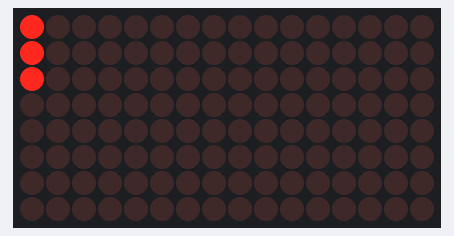
Bench run of a sketch on a simulated Arduino Uno, built with avr-gcc and run on an emulated ATmega328P. On the bench: 16×8 LED matrix. What the sketch prints to the serial monitor is not drawn.

Above: at 0.16 s.
At 5.01 s:
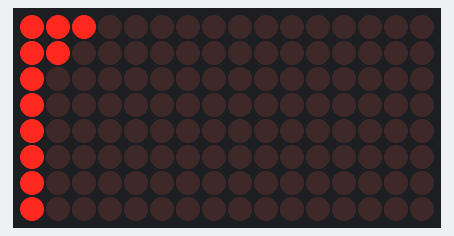
At 10.01 s:
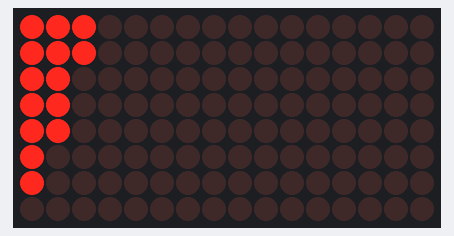
At 20.02 s:
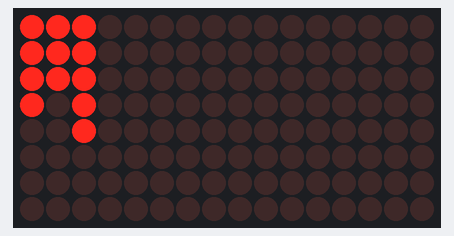
At 29.88 s:
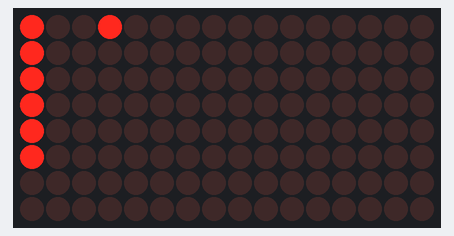
At 39.89 s:
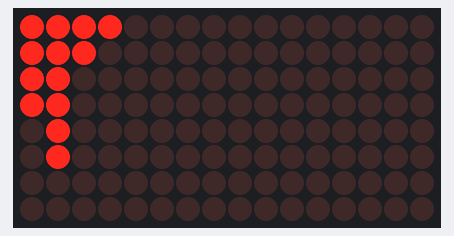

The sketch:

LEDMatrixBinaryCounter.ino
```cpp
//We always have to include the library
#include "LedControlMS.h"

/*
 Now we need a LedControl to work with.
 ***** These pin numbers will probably not work with your hardware *****
 pin 12 is connected to the DataIn
 pin 11 is connected to the CLK
 pin 10 is connected to LOAD
 We have only a single MAX72XX.
 */
#define NBR_MTX 2
LedControl lc=LedControl(12,11,10, NBR_MTX);

#define SPEED 50

String digits= "1234567890";
int digitCounter=0;
/* we always wait a bit between updates of the display */
unsigned long delaytime=300;


void setup() {
  /*
   The MAX72XX is in power-saving mode on startup,
   we have to do a wakeup call
   */
  Serial.begin (9600);
  Serial.println("Setup");
  digitCounter=0;
  for (int i=0; i< NBR_MTX; i++){
    lc.shutdown(i,false);
  /* Set the brightness to a medium values */
    lc.setIntensity(i,8);
  /* and clear the display */
    lc.clearDisplay(i);
  }

//  Serial.println("LED0: 0 0");
//  lc.setLed(0,0,0,true);
//  delay(1000);
//  Serial.println("LED0: 0 7");
//  lc.setLed(0,0,7,true);
//  delay(1000);
//  Serial.println("LED0: 7 0");
//  lc.setLed(0,7,0,true);
//  delay(1000);
//  Serial.println("LED0: 7 7");
//  lc.setLed(0,7,7,true);
//  delay(1000);
//  Serial.println("LED0: 0 0 off");
//  lc.setLed(0,0,0,false);
//  delay(1000);
//  Serial.println("LED0: 0 7 off");
//  lc.setLed(0,0,7,false);
//  delay(1000);
//  Serial.println("LED0: 7 0 off");
//  lc.setLed(0,7,0,false);
//  delay(1000);
//  Serial.println("LED0: 7 7 off");
//  lc.setLed(0,7,7,false);
//  delay(1000);
//  //clearAll();
//
//  lc.setRow(0,1,0x0C);
//  delay(1000);
//  lc.clearDisplay(0);
//  lc.setRow(0,1,0xC0);
//  delay(1000);
//  lc.clearDisplay(0);
//
//  lc.setColumn(0,1,0x0C);
//  delay(1000);
//  lc.clearDisplay(0);
//  lc.setColumn(0,1,0xC0);
//  delay(1000);
//  lc.clearDisplay(0);
//
//  lc.writeString(0,"Hola Mundo");
//  delay(1000);
//  lc.clearAll();
//  scrollLeft('O');
//  delay(1000);
//  lc.clearAll();
//  scrollRight('O');
//  delay(1000);
//  lc.clearAll();

}


void loop() {
  int j = 0;
  int k = 0;
  int l = 0;
  int m = 0;
  int n = 0;
  int o = 0;
  int p = 0;
  for (int i=0; i<8;) {
    delay(SPEED);
    lc.setLed(0,i,0,true);
    i++;

    if (i == 8) {
      i = 0;
      clearColumn(0);
      lc.setLed(0,j,1,true);
      j++;

      if (j == 8) {
        j = 0;
        clearColumn(1);
        lc.setLed(0,k,2,true);
        k++;

        if (k == 8) {
          k = 0;
          clearColumn(2);
          lc.setLed(0,l,3,true);
          l++;

          if (l == 8) {
            l = 0;
            clearColumn(3);
            lc.setLed(0,m,4,true);
            m++;

            if (m == 8) {
              m = 0;
              clearColumn(4);
              lc.setLed(0,n,5,true);
              n++;

              if (n == 8) {
                n = 0;
                clearColumn(5);
                lc.setLed(0,o,6,true);
                o++;

                if (o == 8) {
                  o = 0;
                  clearColumn(6);
                  lc.setLed(0,p,7,true);
                  p++;

                  if (o == 8) {
                    p = 0;
                    lc.clearAll();
                  }
                }
              }
            }
          }
        }
      }

      }
  }
}

void clearColumn(int c) {
  delay(SPEED);
  lc.setLed(0,0,c,false);
  lc.setLed(0,1,c,false);
  lc.setLed(0,2,c,false);
  lc.setLed(0,3,c,false);
  lc.setLed(0,4,c,false);
  lc.setLed(0,5,c,false);
  lc.setLed(0,6,c,false);
  lc.setLed(0,7,c,false);

}
```
